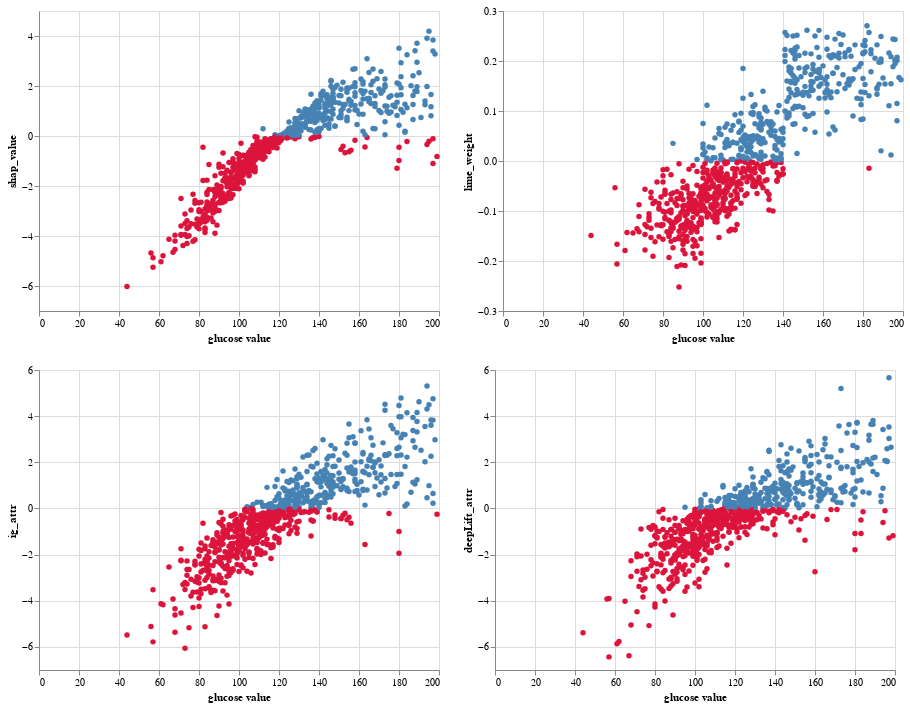

The code cell stored with this chart in its notebook:
### Code cell
View_scatter_feature(feature_index=2)

### Figure 1 — Vega-Lite specification as saved in the notebook (floating-point values rounded to 4 significant figures; data arrays with more than 128 entries replaced by an {"elided": "..."} marker saying what was removed)
{"config": {"view": {"continuousWidth": 400, "continuousHeight": 300}}, "vconcat": [{"hconcat": [{"mark": "circle", "encoding": {"color": {"field": "shap_is_positive", "legend": null, "scale": {"range": ["crimson", "steelblue"]}, "type": "nominal"}, "opacity": {"condition": {"value": 1.0, "selection": "selector001"}, "value": 0.2}, "x": {"field": "feature_value", "title": "glucose value", "type": "quantitative"}, "y": {"field": "shap_value", "type": "quantitative"}}, "resolve": {"scale": {"x": "independent", "y": "independent"}}, "selection": {"selector001": {"type": "interval"}}}, {"mark": "circle", "encoding": {"color": {"field": "lime_is_positive", "legend": null, "scale": {"range": ["crimson", "steelblue"]}, "type": "nominal"}, "opacity": {"condition": {"value": 1.0, "selection": "selector001"}, "value": 0.2}, "x": {"field": "feature_value", "title": "glucose value", "type": "quantitative"}, "y": {"field": "lime_weight", "type": "quantitative"}}, "resolve": {"scale": {"x": "independent", "y": "independent"}}, "selection": {"selector001": {"type": "interval"}}}]}, {"hconcat": [{"mark": "circle", "encoding": {"color": {"field": "ig_is_positive", "legend": null, "scale": {"range": ["crimson", "steelblue"]}, "type": "nominal"}, "opacity": {"condition": {"value": 1.0, "selection": "selector001"}, "value": 0.2}, "x": {"field": "feature_value", "title": "glucose value", "type": "quantitative"}, "y": {"field": "ig_attr", "type": "quantitative"}}, "resolve": {"scale": {"x": "independent", "y": "independent"}}, "selection": {"selector001": {"type": "interval"}}}, {"mark": "circle", "encoding": {"color": {"field": "deepLift_is_positive", "legend": null, "scale": {"range": ["crimson", "steelblue"]}, "type": "nominal"}, "opacity": {"condition": {"value": 1.0, "selection": "selector001"}, "value": 0.2}, "x": {"field": "feature_value", "title": "glucose value", "type": "quantitative"}, "y": {"field": "deepLift_attr", "type": "quantitative"}}, "resolve": {"scale": {"x": "independent", "y": "independent"}}, "selection": {"selector001": {"type": "interval"}}}]}], "data": {"name": "data-040f2b1f774a505f07789c8140c002a2"}, "$schema": "https://vega.github.io/schema/vega-lite/v4.17.0.json", "datasets": {"data-040f2b1f774a505f07789c8140c002a2": {"elided": "768 records"}}}
